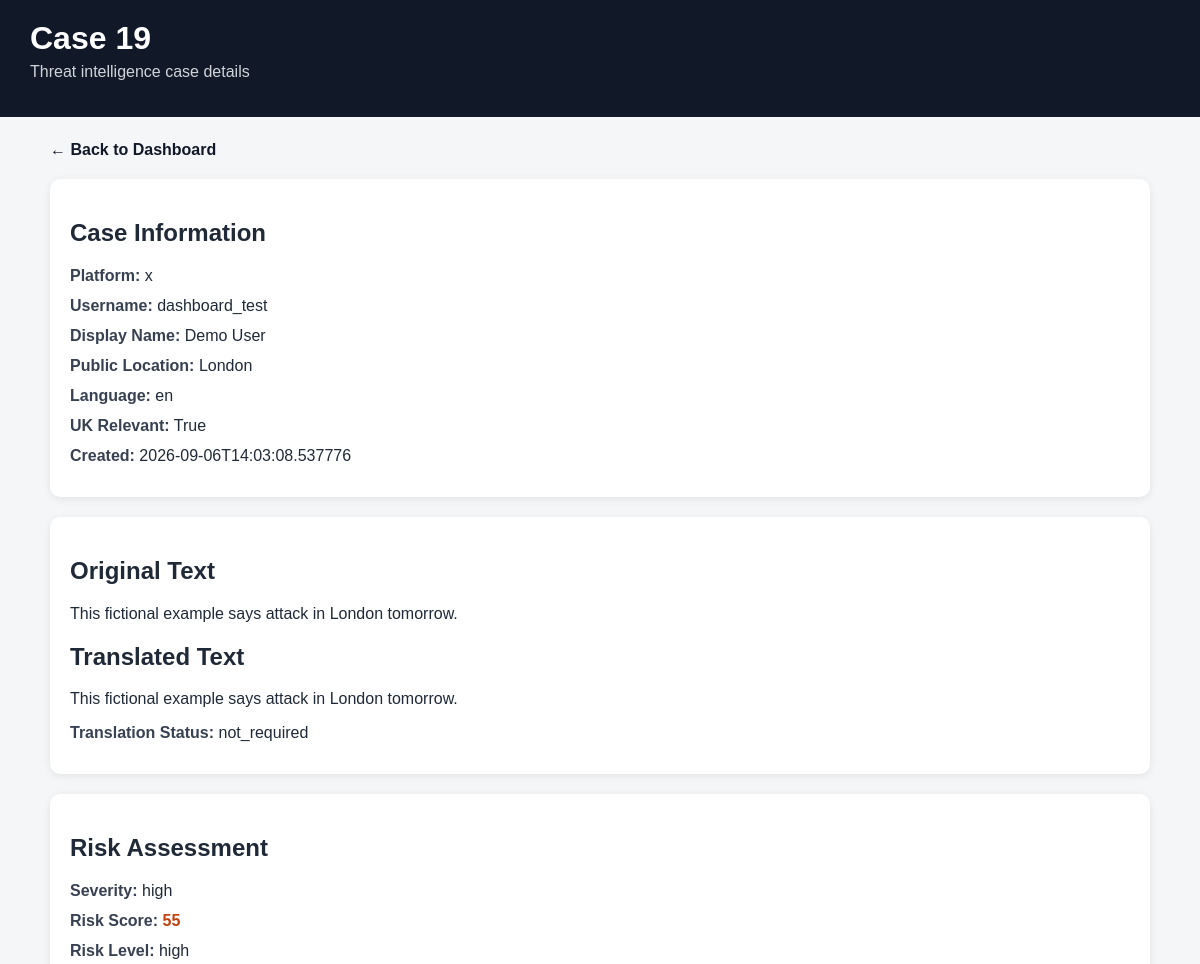
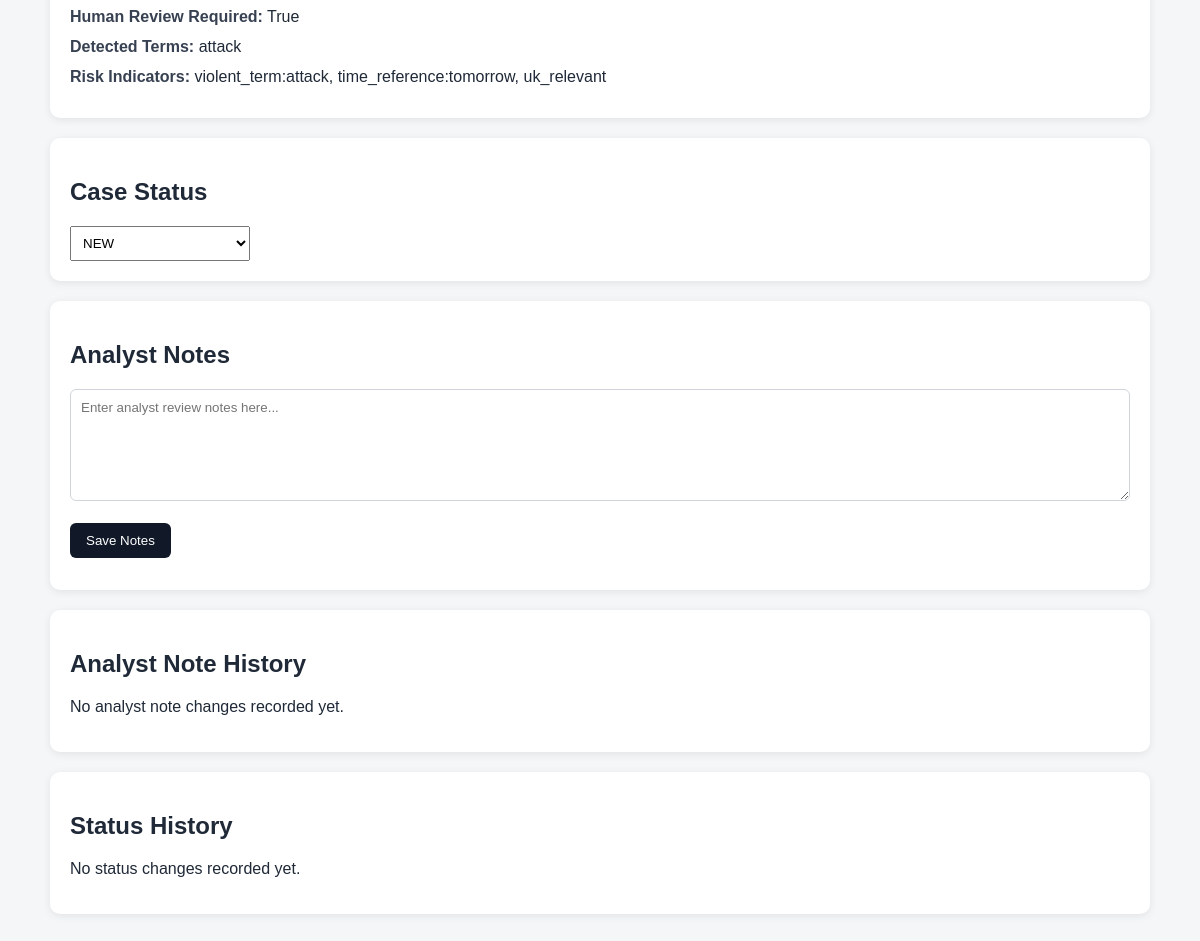
Page /cases/19 (signed in) on the committed database (2 pictures, top to bottom).
### tables this page shows
CREATE TABLE analysed_posts (
            id INTEGER PRIMARY KEY AUTOINCREMENT,
            platform TEXT NOT NULL,
            username TEXT NOT NULL,
            display_name TEXT,
            public_location TEXT,
            original_text TEXT NOT NULL,
            language TEXT,
            uk_relevant INTEGER,
            severity TEXT,
            detected_terms TEXT,
            human_review_required INTEGER,
            created_at TEXT NOT NULL
        , translated_text TEXT, translation_status TEXT, risk_score INTEGER, risk_level TEXT, risk_indicators TEXT, case_status TEXT DEFAULT 'NEW', analyst_notes TEXT, stored_filename TEXT, stored_path TEXT, content_type TEXT, file_size INTEGER, extracted_location TEXT, media_metadata TEXT, face_detection_summary TEXT, deleted_at TEXT, deleted_by TEXT);

### app/main.py (the view)
@app.get("/cases/{record_id}")
def case_detail(
    request: Request,
    record_id: int,
):
    user = get_current_user(
        request
    )
    if not user:
        return RedirectResponse(
            url="/login",
            status_code=303,
        )
    records = (
        get_all_records()
    )
    record = next(
        (
            item
            for item in records
            if item["id"]
            == record_id
        ),
        None,
    )
    if record is None:
        raise HTTPException(
            status_code=404,
            detail="Record not found",
        )
    status_history = (
        get_case_status_history(
            record_id
        )
    )
    note_history = (
        get_analyst_note_history(
            record_id
        )
    )
    return templates.TemplateResponse(
        request,
        "case_detail.html",
        {
            "user":
                user,
            "record":
                record,
            "status_history":
                status_history,
            "note_history":
                note_history,
        },
    )

### templates/case_detail.html (shortened to what this page needs)
<!DOCTYPE html>
<html lang="en">
<head>
</head>
<body>
<header>
    <h1>Case {{ record.id }}</h1>
    <p>Threat intelligence case details</p>
</header>
<div class="container">
    <a class="back-link" href="/dashboard">
        ← Back to Dashboard
    </a>
    <div class="card">
        <h2>Case Information</h2>
        <div class="row">
            <span class="label">Platform:</span>
            {{ record.platform }}
        </div>
        <div class="row">
            <span class="label">Username:</span>
            {{ record.username }}
        </div>
        <div class="row">
            <span class="label">Display Name:</span>
            {{ record.display_name or "Not provided" }}
        </div>
        <div class="row">
            <span class="label">Public Location:</span>
            {{ record.public_location or "Not provided" }}
        </div>
        <div class="row">
            <span class="label">Language:</span>
            {{ record.language }}
        </div>
        <div class="row">
            <span class="label">UK Relevant:</span>
            {{ record.uk_relevant }}
        </div>
        <div class="row">
            <span class="label">Created:</span>
            {{ record.created_at }}
        </div>
    </div>
    <div class="card">
        <h2>Original Text</h2>
        <p>
            {{ record.original_text }}
        </p>
        <h2>Translated Text</h2>
        <p>
            {{ record.translated_text or "No translation available" }}
        </p>
        <div class="row">
            <span class="label">Translation Status:</span>
            {{ record.translation_status }}
        </div>
    </div>
    <div class="card">
        <h2>Risk Assessment</h2>
        <div class="row">
            <span class="label">Severity:</span>
            {{ record.severity }}
        </div>
        <div class="row">
            <span class="label">Risk Score:</span>
            <span class="risk-{{ record.risk_level }}">
                {{ record.risk_score }}
            </span>
        </div>
        <div class="row">
            <span class="label">Risk Level:</span>
            {{ record.risk_level }}
        </div>
        <div class="row">
            <span class="label">Human Review Required:</span>
            {{ record.human_review_required }}
        </div>
        <div class="row">
            <span class="label">Detected Terms:</span>
            {{ record.detected_terms | join(", ") if record.detected_terms else "None" }}
        </div>
        <div class="row">
            <span class="label">Risk Indicators:</span>
            {{ record.risk_indicators | join(", ") if record.risk_indicators else "None" }}
        </div>
    </div>
    <div class="card">
        <h2>Case Status</h2>
        <select
            onchange="updateStatus({{ record.id }}, this.value)"
        >
            <option
                value="NEW"
                {% if record.case_status == "NEW" %}selected{% endif %}
            >
                NEW
            </option>
        </select>
    </div>
    <div class="card">
        <h2>Analyst Notes</h2>
        <textarea
            id="analystNotes"
            rows="6"
            placeholder="Enter analyst review notes here..."
        >{{ record.analyst_notes or "" }}</textarea>
        <br><br>
        <button
            type="button"
            onclick="saveAnalystNotes({{ record.id }})"
        >
            Save Notes
        </button>
    </div>
    <div class="card">
        <h2>Analyst Note History</h2>
        {% if note_history %}
            <div class="table-wrapper">
                <table>
                    <thead>
                        <tr>
                            <th>Previous Notes</th>
                            <th>New Notes</th>
                            <th>Changed At</th>
                        </tr>
                    </thead>
                    <tbody>
                        {% for item in note_history %}
                        <tr>
                            <td>{{ item.old_notes }}</td>
                            <td>{{ item.new_notes }}</td>
                            <td>{{ item.changed_at }}</td>
                        </tr>
                        {% endfor %}
                    </tbody>
                </table>
            </div>
        {% else %}
            <p>No analyst note changes recorded yet.</p>
        {% endif %}
    </div>
    <div class="card">
        <h2>Status History</h2>
        {% if status_history %}
            <div class="table-wrapper">
                <table>
                    <thead>
                        <tr>
                            <th>Previous Status</th>
                            <th>New Status</th>
                            <th>Changed At</th>
                        </tr>
                    </thead>
                    <tbody>
                        {% for item in status_history %}
                        <tr>
                            <td>{{ item.old_status }}</td>
                            <td>{{ item.new_status }}</td>
                            <td>{{ item.changed_at }}</td>
                        </tr>
                        {% endfor %}
                    </tbody>
                </table>
            </div>
        {% else %}
            <p>No status changes recorded yet.</p>
        {% endif %}
    </div>
</div>
</body>
</html>

### templates/case_detail.html (style rules this page uses)
body { font-family: Arial, sans-serif; margin: 0; background: #f4f6f8; color: #1f2937; }
header { background: #111827; color: white; padding: 20px 30px; }
header h1 { margin: 0; }
header p { margin-top: 6px; color: #d1d5db; }
.container { padding: 24px; max-width: 1100px; margin: auto; }
.card { background: white; border-radius: 10px; padding: 20px; margin-bottom: 20px; box-shadow: 0 2px 8px rgba(0, 0, 0, 0.08); }
.row { margin-bottom: 12px; }
.label { font-weight: bold; color: #374151; }
.risk-high { color: #c2410c; font-weight: bold; }
.back-link { display: inline-block; margin-bottom: 20px; text-decoration: none; color: #111827; font-weight: bold; }
select { padding: 8px; min-width: 180px; }
textarea { width: 100%; box-sizing: border-box; padding: 10px; border: 1px solid #d1d5db; border-radius: 6px; font-family: Arial, sans-serif; }
button { padding: 10px 16px; border: none; border-radius: 6px; cursor: pointer; background: #111827; color: white; }

### rows in the picture
analysed_posts: id "19", platform "x", username "dashboard_test", display_name "Demo User", public_location "London", language "en", uk_relevant "True", created_at "2026-09-06T14:03:08.537776", original_text "This fictional example says attack in London tomorrow.", translated_text "This fictional example says attack in London tomorrow.", translation_status "not_required", severity "high", risk_score "55", risk_level "high", human_review_required "True", case_status+id "NEW"
